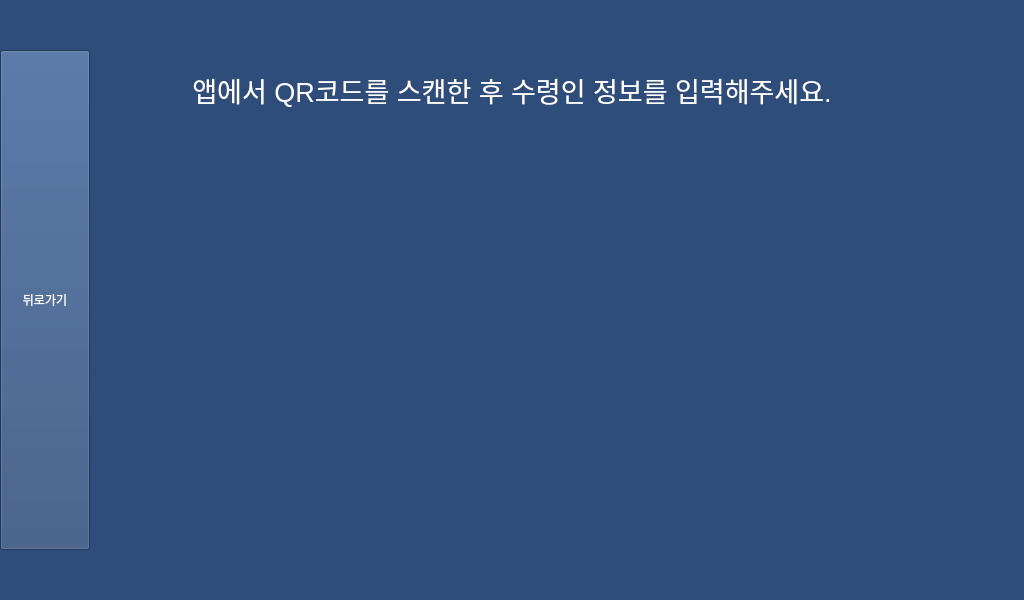
<?xml version="1.0" encoding="UTF-8"?>
<ui version="4.0">
 <class>MainWindow</class>
 <widget class="QMainWindow" name="MainWindow">
  <property name="geometry">
   <rect>
    <x>0</x>
    <y>0</y>
    <width>1024</width>
    <height>600</height>
   </rect>
  </property>
  <property name="palette">
   <palette>
    <active>
     <colorrole role="WindowText">
      <brush brushstyle="SolidPattern">
       <color alpha="255">
        <red>255</red>
        <green>255</green>
        <blue>255</blue>
       </color>
      </brush>
     </colorrole>
     <colorrole role="Button">
      <brush brushstyle="SolidPattern">
       <color alpha="255">
        <red>47</red>
        <green>77</green>
        <blue>122</blue>
       </color>
      </brush>
     </colorrole>
     <colorrole role="Light">
      <brush brushstyle="SolidPattern">
       <color alpha="255">
        <red>71</red>
        <green>115</green>
        <blue>183</blue>
       </color>
      </brush>
     </colorrole>
     <colorrole role="Midlight">
      <brush brushstyle="SolidPattern">
       <color alpha="255">
        <red>59</red>
        <green>96</green>
        <blue>152</blue>
       </color>
      </brush>
     </colorrole>
     <colorrole role="Dark">
      <brush brushstyle="SolidPattern">
       <color alpha="255">
        <red>23</red>
        <green>38</green>
        <blue>61</blue>
       </color>
      </brush>
     </colorrole>
     <colorrole role="Mid">
      <brush brushstyle="SolidPattern">
       <color alpha="255">
        <red>31</red>
        <green>51</green>
        <blue>81</blue>
       </color>
      </brush>
     </colorrole>
     <colorrole role="Text">
      <brush brushstyle="SolidPattern">
       <color alpha="255">
        <red>255</red>
        <green>255</green>
        <blue>255</blue>
       </color>
      </brush>
     </colorrole>
     <colorrole role="BrightText">
      <brush brushstyle="SolidPattern">
       <color alpha="255">
        <red>255</red>
        <green>255</green>
        <blue>255</blue>
       </color>
      </brush>
     </colorrole>
     <colorrole role="ButtonText">
      <brush brushstyle="SolidPattern">
       <color alpha="255">
        <red>255</red>
        <green>255</green>
        <blue>255</blue>
       </color>
      </brush>
     </colorrole>
     <colorrole role="Base">
      <brush brushstyle="SolidPattern">
       <color alpha="255">
        <red>47</red>
        <green>77</green>
        <blue>122</blue>
       </color>
      </brush>
     </colorrole>
     <colorrole role="Window">
      <brush brushstyle="SolidPattern">
       <color alpha="255">
        <red>47</red>
        <green>77</green>
        <blue>122</blue>
       </color>
      </brush>
     </colorrole>
     <colorrole role="Shadow">
      <brush brushstyle="SolidPattern">
       <color alpha="255">
        <red>0</red>
        <green>0</green>
        <blue>0</blue>
       </color>
      </brush>
     </colorrole>
     <colorrole role="AlternateBase">
      <brush brushstyle="SolidPattern">
       <color alpha="255">
        <red>23</red>
        <green>38</green>
        <blue>61</blue>
       </color>
      </brush>
     </colorrole>
     <colorrole role="ToolTipBase">
      <brush brushstyle="SolidPattern">
       <color alpha="255">
        <red>255</red>
        <green>255</green>
        <blue>220</blue>
       </color>
      </brush>
     </colorrole>
     <colorrole role="ToolTipText">
      <brush brushstyle="SolidPattern">
       <color alpha="255">
        <red>0</red>
        <green>0</green>
        <blue>0</blue>
       </color>
      </brush>
     </colorrole>
    </active>
    <inactive>
     <colorrole role="WindowText">
      <brush brushstyle="SolidPattern">
       <color alpha="255">
        <red>255</red>
        <green>255</green>
        <blue>255</blue>
       </color>
      </brush>
     </colorrole>
     <colorrole role="Button">
      <brush brushstyle="SolidPattern">
       <color alpha="255">
        <red>47</red>
        <green>77</green>
        <blue>122</blue>
       </color>
      </brush>
     </colorrole>
     <colorrole role="Light">
      <brush brushstyle="SolidPattern">
       <color alpha="255">
        <red>71</red>
        <green>115</green>
        <blue>183</blue>
       </color>
      </brush>
     </colorrole>
     <colorrole role="Midlight">
      <brush brushstyle="SolidPattern">
       <color alpha="255">
        <red>59</red>
        <green>96</green>
        <blue>152</blue>
       </color>
      </brush>
     </colorrole>
     <colorrole role="Dark">
      <brush brushstyle="SolidPattern">
       <color alpha="255">
        <red>23</red>
        <green>38</green>
        <blue>61</blue>
       </color>
      </brush>
     </colorrole>
     <colorrole role="Mid">
      <brush brushstyle="SolidPattern">
       <color alpha="255">
        <red>31</red>
        <green>51</green>
        <blue>81</blue>
       </color>
      </brush>
     </colorrole>
     <colorrole role="Text">
      <brush brushstyle="SolidPattern">
       <color alpha="255">
        <red>255</red>
        <green>255</green>
        <blue>255</blue>
       </color>
      </brush>
     </colorrole>
     <colorrole role="BrightText">
      <brush brushstyle="SolidPattern">
       <color alpha="255">
        <red>255</red>
        <green>255</green>
        <blue>255</blue>
       </color>
      </brush>
     </colorrole>
     <colorrole role="ButtonText">
      <brush brushstyle="SolidPattern">
       <color alpha="255">
        <red>255</red>
        <green>255</green>
        <blue>255</blue>
       </color>
      </brush>
     </colorrole>
     <colorrole role="Base">
      <brush brushstyle="SolidPattern">
       <color alpha="255">
        <red>47</red>
        <green>77</green>
        <blue>122</blue>
       </color>
      </brush>
     </colorrole>
     <colorrole role="Window">
      <brush brushstyle="SolidPattern">
       <color alpha="255">
        <red>47</red>
        <green>77</green>
        <blue>122</blue>
       </color>
      </brush>
     </colorrole>
     <colorrole role="Shadow">
      <brush brushstyle="SolidPattern">
       <color alpha="255">
        <red>0</red>
        <green>0</green>
        <blue>0</blue>
       </color>
      </brush>
     </colorrole>
     <colorrole role="AlternateBase">
      <brush brushstyle="SolidPattern">
       <color alpha="255">
        <red>23</red>
        <green>38</green>
        <blue>61</blue>
       </color>
      </brush>
     </colorrole>
     <colorrole role="ToolTipBase">
      <brush brushstyle="SolidPattern">
       <color alpha="255">
        <red>255</red>
        <green>255</green>
        <blue>220</blue>
       </color>
      </brush>
     </colorrole>
     <colorrole role="ToolTipText">
      <brush brushstyle="SolidPattern">
       <color alpha="255">
        <red>0</red>
        <green>0</green>
        <blue>0</blue>
       </color>
      </brush>
     </colorrole>
    </inactive>
    <disabled>
     <colorrole role="WindowText">
      <brush brushstyle="SolidPattern">
       <color alpha="255">
        <red>255</red>
        <green>255</green>
        <blue>255</blue>
       </color>
      </brush>
     </colorrole>
     <colorrole role="Button">
      <brush brushstyle="SolidPattern">
       <color alpha="255">
        <red>47</red>
        <green>77</green>
        <blue>122</blue>
       </color>
      </brush>
     </colorrole>
     <colorrole role="Light">
      <brush brushstyle="SolidPattern">
       <color alpha="255">
        <red>71</red>
        <green>115</green>
        <blue>183</blue>
       </color>
      </brush>
     </colorrole>
     <colorrole role="Midlight">
      <brush brushstyle="SolidPattern">
       <color alpha="255">
        <red>59</red>
        <green>96</green>
        <blue>152</blue>
       </color>
      </brush>
     </colorrole>
     <colorrole role="Dark">
      <brush brushstyle="SolidPattern">
       <color alpha="255">
        <red>23</red>
        <green>38</green>
        <blue>61</blue>
       </color>
      </brush>
     </colorrole>
     <colorrole role="Mid">
      <brush brushstyle="SolidPattern">
       <color alpha="255">
        <red>31</red>
        <green>51</green>
        <blue>81</blue>
       </color>
      </brush>
     </colorrole>
     <colorrole role="Text">
      <brush brushstyle="SolidPattern">
       <color alpha="255">
        <red>255</red>
        <green>255</green>
        <blue>255</blue>
       </color>
      </brush>
     </colorrole>
     <colorrole role="BrightText">
      <brush brushstyle="SolidPattern">
       <color alpha="255">
        <red>255</red>
        <green>255</green>
        <blue>255</blue>
       </color>
      </brush>
     </colorrole>
     <colorrole role="ButtonText">
      <brush brushstyle="SolidPattern">
       <color alpha="255">
        <red>255</red>
        <green>255</green>
        <blue>255</blue>
       </color>
      </brush>
     </colorrole>
     <colorrole role="Base">
      <brush brushstyle="SolidPattern">
       <color alpha="255">
        <red>47</red>
        <green>77</green>
        <blue>122</blue>
       </color>
      </brush>
     </colorrole>
     <colorrole role="Window">
      <brush brushstyle="SolidPattern">
       <color alpha="255">
        <red>47</red>
        <green>77</green>
        <blue>122</blue>
       </color>
      </brush>
     </colorrole>
     <colorrole role="Shadow">
      <brush brushstyle="SolidPattern">
       <color alpha="255">
        <red>0</red>
        <green>0</green>
        <blue>0</blue>
       </color>
      </brush>
     </colorrole>
     <colorrole role="AlternateBase">
      <brush brushstyle="SolidPattern">
       <color alpha="255">
        <red>47</red>
        <green>77</green>
        <blue>122</blue>
       </color>
      </brush>
     </colorrole>
     <colorrole role="ToolTipBase">
      <brush brushstyle="SolidPattern">
       <color alpha="255">
        <red>255</red>
        <green>255</green>
        <blue>220</blue>
       </color>
      </brush>
     </colorrole>
     <colorrole role="ToolTipText">
      <brush brushstyle="SolidPattern">
       <color alpha="255">
        <red>0</red>
        <green>0</green>
        <blue>0</blue>
       </color>
      </brush>
     </colorrole>
    </disabled>
   </palette>
  </property>
  <property name="windowTitle">
   <string>MainWindow</string>
  </property>
  <property name="styleSheet">
   <string notr="true">background-color: rgb(47, 77, 122);
color: rgb(255, 255, 255);</string>
  </property>
  <property name="documentMode">
   <bool>false</bool>
  </property>
  <widget class="QWidget" name="centralwidget">
   <widget class="QLabel" name="title">
    <property name="geometry">
     <rect>
      <x>162</x>
      <y>70</y>
      <width>700</width>
      <height>40</height>
     </rect>
    </property>
    <property name="font">
     <font>
      <pointsize>20</pointsize>
     </font>
    </property>
    <property name="layoutDirection">
     <enum>Qt::LeftToRight</enum>
    </property>
    <property name="text">
     <string>앱에서 QR코드를 스캔한 후 수령인 정보를 입력해주세요.</string>
    </property>
    <property name="alignment">
     <set>Qt::AlignCenter</set>
    </property>
    <property name="textInteractionFlags">
     <set>Qt::NoTextInteraction</set>
    </property>
   </widget>
   <widget class="QLabel" name="QRImage">
    <property name="geometry">
     <rect>
      <x>312</x>
      <y>140</y>
      <width>400</width>
      <height>400</height>
     </rect>
    </property>
    <property name="text">
     <string/>
    </property>
    <property name="alignment">
     <set>Qt::AlignCenter</set>
    </property>
   </widget>
   <widget class="QPushButton" name="back_button">
    <property name="geometry">
     <rect>
      <x>0</x>
      <y>50</y>
      <width>90</width>
      <height>500</height>
     </rect>
    </property>
    <property name="mouseTracking">
     <bool>false</bool>
    </property>
    <property name="layoutDirection">
     <enum>Qt::LeftToRight</enum>
    </property>
    <property name="text">
     <string>뒤로가기</string>
    </property>
    <property name="iconSize">
     <size>
      <width>100</width>
      <height>100</height>
     </size>
    </property>
    <property name="default">
     <bool>false</bool>
    </property>
    <property name="flat">
     <bool>false</bool>
    </property>
   </widget>
   <widget class="QLabel" name="timeout_timer">
    <property name="geometry">
     <rect>
      <x>287</x>
      <y>550</y>
      <width>450</width>
      <height>50</height>
     </rect>
    </property>
    <property name="font">
     <font>
      <pointsize>20</pointsize>
     </font>
    </property>
    <property name="layoutDirection">
     <enum>Qt::LeftToRight</enum>
    </property>
    <property name="text">
     <string>&lt;html&gt;&lt;head/&gt;&lt;body&gt;&lt;p&gt;&lt;br/&gt;&lt;/p&gt;&lt;/body&gt;&lt;/html&gt;</string>
    </property>
    <property name="alignment">
     <set>Qt::AlignCenter</set>
    </property>
    <property name="textInteractionFlags">
     <set>Qt::NoTextInteraction</set>
    </property>
   </widget>
   <widget class="QLabel" name="status_text">
    <property name="geometry">
     <rect>
      <x>774</x>
      <y>590</y>
      <width>250</width>
      <height>10</height>
     </rect>
    </property>
    <property name="font">
     <font>
      <pointsize>10</pointsize>
     </font>
    </property>
    <property name="layoutDirection">
     <enum>Qt::LeftToRight</enum>
    </property>
    <property name="text">
     <string>&lt;html&gt;&lt;head/&gt;&lt;body&gt;&lt;p&gt;&lt;br/&gt;&lt;/p&gt;&lt;/body&gt;&lt;/html&gt;</string>
    </property>
    <property name="alignment">
     <set>Qt::AlignCenter</set>
    </property>
    <property name="textInteractionFlags">
     <set>Qt::NoTextInteraction</set>
    </property>
   </widget>
  </widget>
 </widget>
 <resources/>
 <connections/>
</ui>
